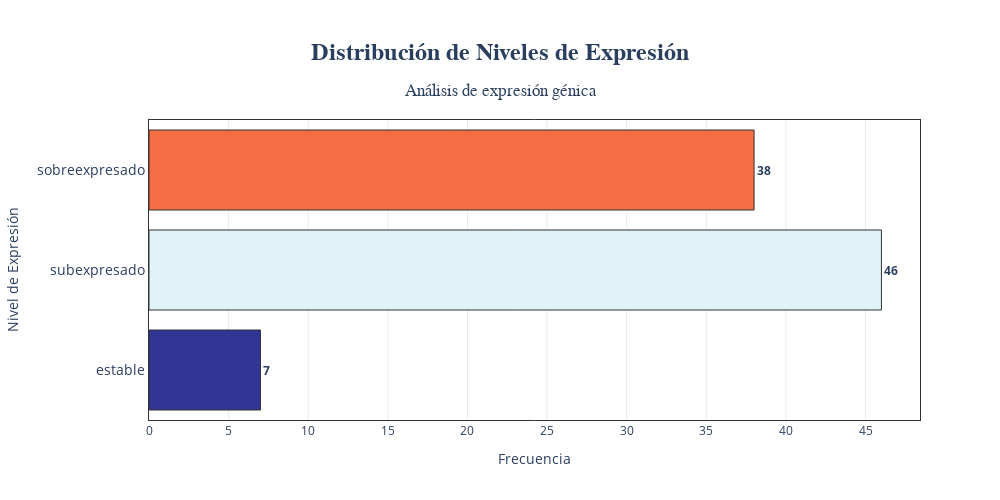

The notebook cell this image was saved under:
### Markdown cell above
### Visualización de la distribución de niveles de expresión

> Aplica para las lista de genes

Antes de iniciar el enriquecimiento, veamos la distribución de los niveles de expresión

### Code cell
import plotly.graph_objects as go
from plotly.colors import sample_colorscale

# Orden deseado de las categorías
orden_niveles = ['estable', 'subexpresado',  'sobreexpresado']

# Calcular frecuencias y reindexar
expression_counts = df_combined_expresion['nivel_expresion'].value_counts()
expression_counts = expression_counts.reindex(orden_niveles, fill_value=0)

# Generar colores usando escala divergente nativa de Plotly
colors = sample_colorscale('RdYlBu_r', [0.0, 0.4, 0.8])  # Azul -> Amarillo -> Rojo

# Crear gráfico interactivo
fig = go.Figure()

fig.add_trace(
    go.Bar(
        y=expression_counts.index,
        x=expression_counts.values,
        orientation='h',
        marker=dict(
            color=colors,
            line=dict(color='#333', width=1)
        ),
        text=expression_counts.values,
        texttemplate='<b>%{text}</b>',
        textposition='outside',
        hovertemplate=(
            "<b>%{y}</b><br>"
            "Frecuencia: %{x}<br>"
            "<extra></extra>"
        )
    )
)

# Personalización avanzada
fig.update_layout(
    title=dict(
        text='<b>Distribución de Niveles de Expresión</b><br><sub>Análisis de expresión génica</sub>',
        x=0.5,
        font=dict(size=24, family='Arial')
    ),
    xaxis=dict(
        title='Frecuencia',
        showgrid=True,
        gridcolor='rgba(150,150,150,0.2)',
        linecolor='#333',
        mirror=True,
        zeroline=False
    ),
    yaxis=dict(
        title='Nivel de Expresión',
        type='category',
        linecolor='#333',
        mirror=True,
        tickfont=dict(size=14)
    ),
    plot_bgcolor='white',
    height=500,
    width=1000,
    margin=dict(t=120, b=80, l=120),
    hoverlabel=dict(
        bgcolor='white',
        font_size=14,
        bordercolor='#333'
    )
)

fig.show()

guardar_grafico(fig, 'distribucion_niveles_expresion.png')

### Figure 1 — Plotly figure (JSON) as saved in the notebook; plotly's stock layout.template omitted (floating-point values rounded to 4 significant figures)
{"data": [{"hovertemplate": "<b>%{y}</b><br>Frecuencia: %{x}<br><extra></extra>", "marker": {"color": ["rgb(49, 54, 149)", "rgb(224, 243, 248)", "rgb(244, 109, 67)"], "line": {"color": "#333", "width": 1}}, "orientation": "h", "text": [7, 46, 38], "textposition": "outside", "texttemplate": "<b>%{text}</b>", "type": "bar", "x": [7, 46, 38], "y": ["estable", "subexpresado", "sobreexpresado"]}], "layout": {"height": 500, "hoverlabel": {"bgcolor": "white", "bordercolor": "#333", "font": {"size": 14}}, "margin": {"b": 80, "l": 120, "t": 120}, "plot_bgcolor": "white", "title": {"font": {"family": "Arial", "size": 24}, "text": "<b>Distribución de Niveles de Expresión</b><br><sub>Análisis de expresión génica</sub>", "x": 0.5}, "width": 1000, "xaxis": {"gridcolor": "rgba(150,150,150,0.2)", "linecolor": "#333", "mirror": true, "showgrid": true, "title": {"text": "Frecuencia"}, "zeroline": false}, "yaxis": {"linecolor": "#333", "mirror": true, "tickfont": {"size": 14}, "title": {"text": "Nivel de Expresión"}, "type": "category"}}}
